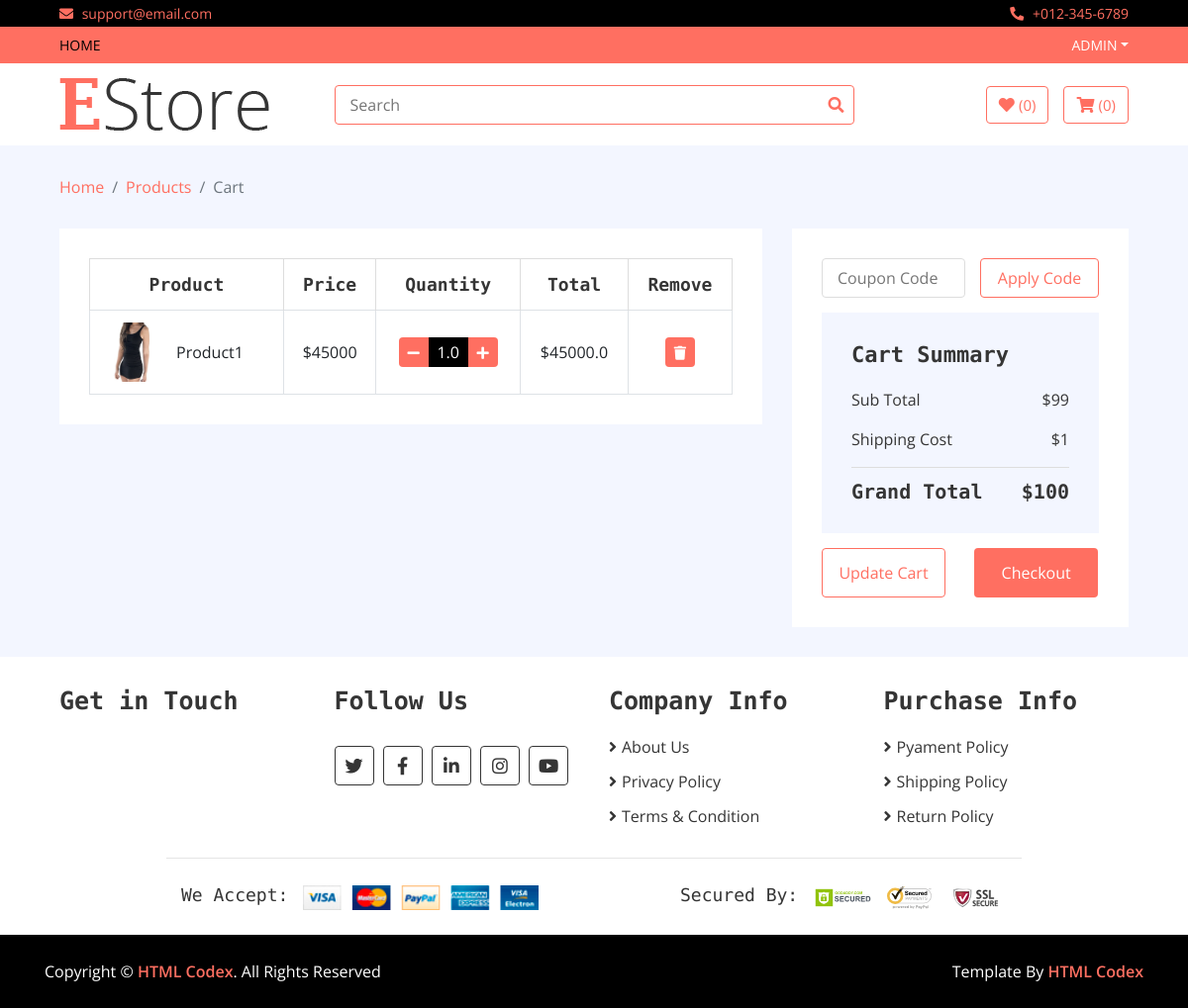
Before: /cart (signed in) with the older database file.
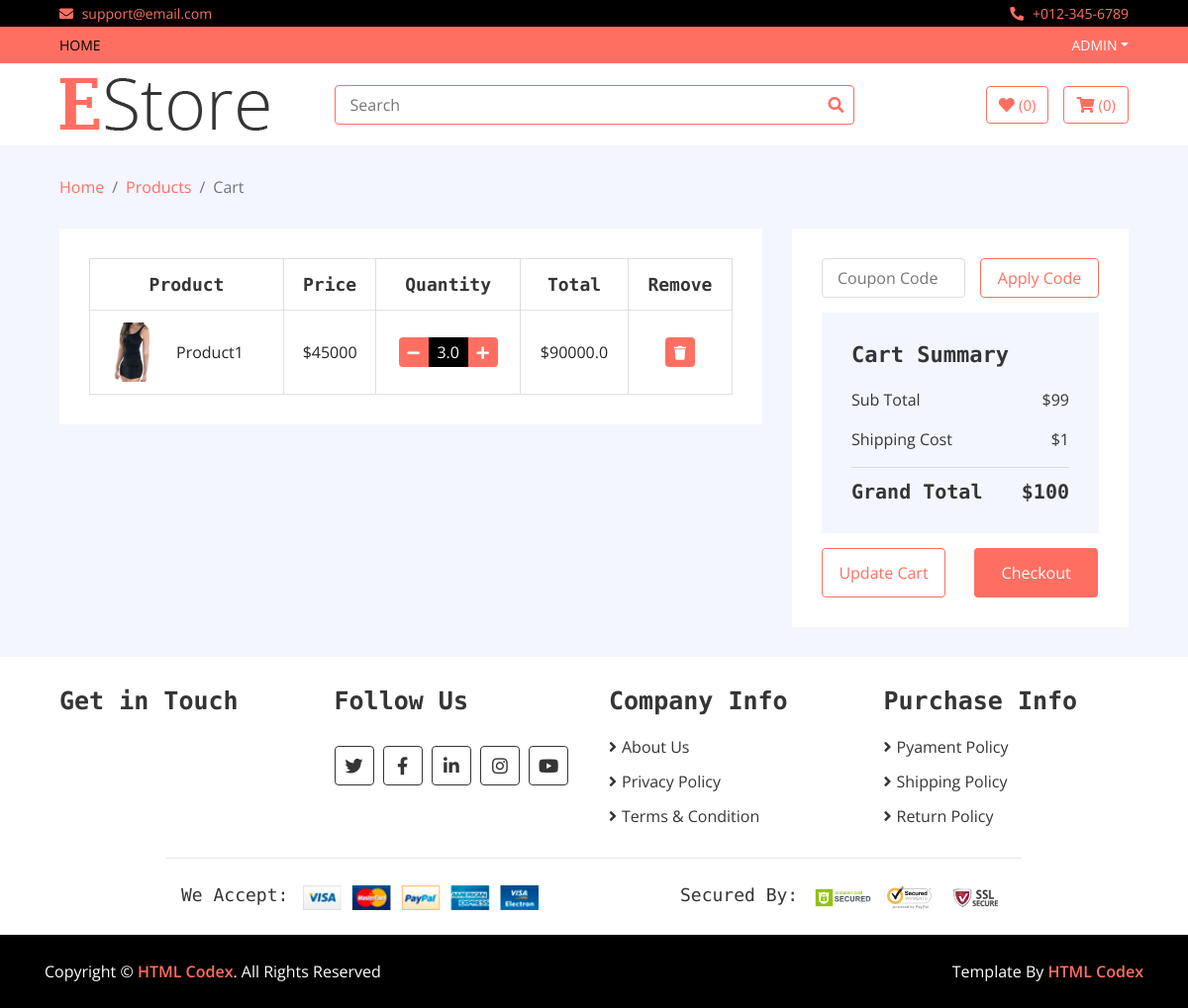
After: the same page with the newer database file.
### home/models.py (models this page shows, shortened)
class Cart(models.Model):
    username = models.CharField(max_length=200)
    slug = models.CharField(max_length=500)
    item = models.ForeignKey(Product,on_delete=models.CASCADE)
    quantity = models.FloatField(default = 1)
    total = models.FloatField()
    checkout = models.BooleanField(default=False)
    date = models.DateTimeField(auto_now_add=True)

class Product(models.Model):
    name = models.CharField(max_length=100)
    category = models.ForeignKey(Category,on_delete=models.CASCADE)
    brand = models.ForeignKey(Brand, on_delete = models.CASCADE)
    price = models.IntegerField()
    discounted_price = models.IntegerField()
    image = models.ImageField(upload_to='media')
    description = models.TextField(blank = True)
    specification = models.TextField(blank=True)
    slug = models.TextField()
    label = models.CharField(choices=LABEL,max_length=20)
    stock = models.CharField(choices=STOCK, max_length=20)

### home/views.py (the view)
# urls.py: path('cart', CartView.as_view(), name='cart'),
class CartView(BaseView):
    def get(self,request):
        username = request.user.username
        self.views['cart_view'] = Cart.objects.filter(username = username, checkout = False)
        return render(request,'cart.html',self.views)

### templates/cart.html (shortened to what the changed rows need)
{% extends 'base.html' %}
{% load static %}
{% block content %}
        <div class="cart-page">
            <div class="container-fluid">
                <div class="row">
                    <div class="col-lg-8">
                        <div class="cart-page-inner">
                            <div class="table-responsive">
                                <table class="table table-bordered">
                                    <thead class="thead-dark">
                                        <tr>
                                            <th>Product</th>
                                            <th>Price</th>
                                            <th>Quantity</th>
                                            <th>Total</th>
                                            <th>Remove</th>
                                        </tr>
                                    </thead>
                                    <tbody class="align-middle">
                                    {% for cart in cart_view %}
                                        <tr>
                                            <td>
                                                <div class="img">
                                                    <a href="/details/{{cart.slug}}"><img src="{{cart.item.image.url}}" alt="Image"></a>
                                                    <p>{{cart.item.name}}</p>
                                                </div>
                                            </td>
                                            {% if cart.item.discounted_price > 0 %}
                                            <td>${{cart.item.discounted_price}}</td>
                                            {% else %}
                                            <td>${{cart.item.price}}</td>
                                            {% endif %}
                                            <td>
                                                <div class="qty">
                                                    <button class="btn-minus"><i class="fa fa-minus"></i></button>
                                                    <input type="text" value="{{cart.quantity}}">
                                                    <button class="btn-plus"><i class="fa fa-plus"></i></button>
                                                </div>
                                            </td>
                                            <td>${{cart.total}}</td>
                                            <td><button><i class="fa fa-trash"></i></button></td>
                                        </tr>
                                    {% endfor %}
                                    </tbody>
                                </table>
                            </div>
                        </div>
                    </div>
                    <div class="col-lg-4">
                        <div class="cart-page-inner">
                            <div class="row">
                                <div class="col-md-12">
                                    <div class="cart-summary">
                                        <div class="cart-content">
                                            <h1>Cart Summary</h1>
                                            <h2>Grand Total<span>$100</span></h2>
                                        </div>
                                    </div>
                                </div>
                            </div>
                        </div>
                    </div>
                </div>
            </div>
        </div>
        {% endblock %}

Changed rows visible on the page:
changed Cart "Product1": quantity "1.0" → "3.0"; total "45000.0" → "90000.0"
